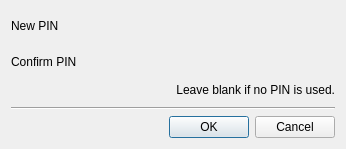
<?xml version="1.0" encoding="UTF-8"?>
<ui version="4.0">
 <class>ResetVaultDialog</class>
 <widget class="QDialog" name="ResetVaultDialog">
  <property name="geometry">
   <rect>
    <x>0</x>
    <y>0</y>
    <width>346</width>
    <height>149</height>
   </rect>
  </property>
  <property name="windowTitle">
   <string>Reset Vault</string>
  </property>
  <layout class="QVBoxLayout" name="verticalLayout">
   <item>
    <layout class="QGridLayout" name="gridLayout">
     <item row="0" column="0">
      <widget class="QLabel" name="label_2">
       <property name="text">
        <string>New PIN</string>
       </property>
      </widget>
     </item>
     <item row="0" column="1">
      <widget class="SecurePinEdit" name="widget_new_pin" native="true">
       <property name="sizePolicy">
        <sizepolicy hsizetype="MinimumExpanding" vsizetype="Fixed">
         <horstretch>0</horstretch>
         <verstretch>0</verstretch>
        </sizepolicy>
       </property>
       <property name="minimumSize">
        <size>
         <width>0</width>
         <height>30</height>
        </size>
       </property>
       <property name="maximumSize">
        <size>
         <width>16777215</width>
         <height>30</height>
        </size>
       </property>
       <property name="focusPolicy">
        <enum>Qt::FocusPolicy::StrongFocus</enum>
       </property>
      </widget>
     </item>
     <item row="1" column="0">
      <widget class="QLabel" name="label_3">
       <property name="text">
        <string>Confirm PIN</string>
       </property>
      </widget>
     </item>
     <item row="1" column="1">
      <widget class="SecurePinEdit" name="widget_confirm_pin" native="true">
       <property name="sizePolicy">
        <sizepolicy hsizetype="MinimumExpanding" vsizetype="Fixed">
         <horstretch>0</horstretch>
         <verstretch>0</verstretch>
        </sizepolicy>
       </property>
       <property name="minimumSize">
        <size>
         <width>0</width>
         <height>30</height>
        </size>
       </property>
       <property name="maximumSize">
        <size>
         <width>16777215</width>
         <height>30</height>
        </size>
       </property>
       <property name="focusPolicy">
        <enum>Qt::FocusPolicy::StrongFocus</enum>
       </property>
      </widget>
     </item>
    </layout>
   </item>
   <item>
    <widget class="QLabel" name="label_no_pin">
     <property name="text">
      <string>Leave blank if no PIN is used.</string>
     </property>
     <property name="alignment">
      <set>Qt::AlignmentFlag::AlignRight|Qt::AlignmentFlag::AlignTrailing|Qt::AlignmentFlag::AlignVCenter</set>
     </property>
    </widget>
   </item>
   <item>
    <spacer name="verticalSpacer_3">
     <property name="orientation">
      <enum>Qt::Orientation::Vertical</enum>
     </property>
     <property name="sizeHint" stdset="0">
      <size>
       <width>20</width>
       <height>40</height>
      </size>
     </property>
    </spacer>
   </item>
   <item>
    <widget class="Line" name="line_2">
     <property name="orientation">
      <enum>Qt::Orientation::Horizontal</enum>
     </property>
    </widget>
   </item>
   <item>
    <layout class="QHBoxLayout" name="horizontalLayout_3">
     <item>
      <spacer name="horizontalSpacer_2">
       <property name="orientation">
        <enum>Qt::Orientation::Horizontal</enum>
       </property>
       <property name="sizeHint" stdset="0">
        <size>
         <width>40</width>
         <height>20</height>
        </size>
       </property>
      </spacer>
     </item>
     <item>
      <widget class="Line" name="line">
       <property name="orientation">
        <enum>Qt::Orientation::Horizontal</enum>
       </property>
      </widget>
     </item>
     <item>
      <widget class="QPushButton" name="pushButton">
       <property name="text">
        <string>OK</string>
       </property>
      </widget>
     </item>
     <item>
      <widget class="QPushButton" name="pushButton_2">
       <property name="text">
        <string>Cancel</string>
       </property>
      </widget>
     </item>
    </layout>
   </item>
  </layout>
 </widget>
 <customwidgets>
  <customwidget>
   <class>SecurePinEdit</class>
   <extends>QWidget</extends>
   <header>SecurePinEdit.h</header>
   <container>1</container>
  </customwidget>
 </customwidgets>
 <resources/>
 <connections>
  <connection>
   <sender>pushButton</sender>
   <signal>clicked()</signal>
   <receiver>ResetVaultDialog</receiver>
   <slot>accept()</slot>
   <hints>
    <hint type="sourcelabel">
     <x>292</x>
     <y>96</y>
    </hint>
    <hint type="destinationlabel">
     <x>272</x>
     <y>100</y>
    </hint>
   </hints>
  </connection>
  <connection>
   <sender>pushButton_2</sender>
   <signal>clicked()</signal>
   <receiver>ResetVaultDialog</receiver>
   <slot>reject()</slot>
   <hints>
    <hint type="sourcelabel">
     <x>384</x>
     <y>95</y>
    </hint>
    <hint type="destinationlabel">
     <x>364</x>
     <y>103</y>
    </hint>
   </hints>
  </connection>
 </connections>
</ui>
